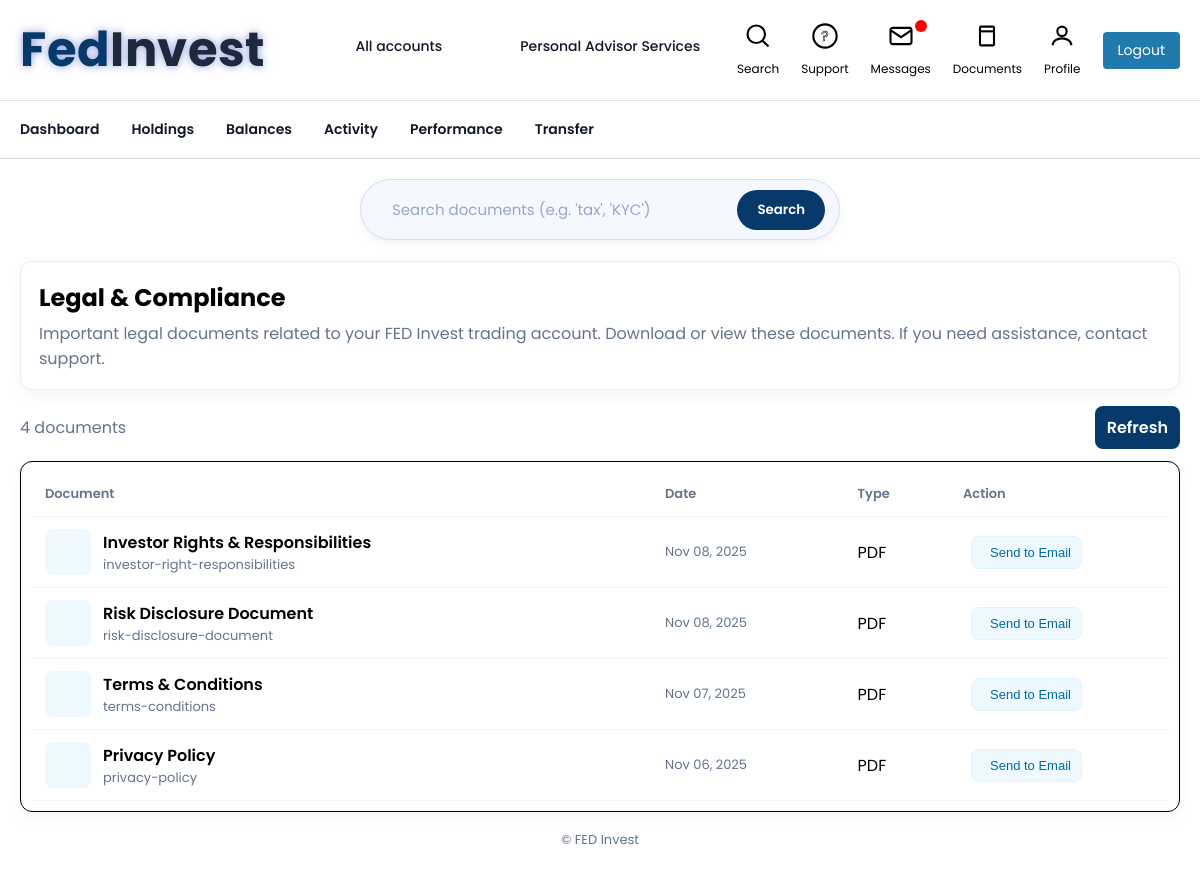
The app's page /legal-documents/ with its own data.
### app1/models.py (models this page shows, shortened)
class LegalDocument(models.Model):
    DOCUMENT_TYPES = (
        ("PDF", "PDF"),
        ("PNG", "PNG"),
        ("JPEG", "JPEG"),
        ("DOCX", "DOCX"),
    )
    user = models.ForeignKey(User, on_delete=models.CASCADE, null=True, blank=True)
    title = models.CharField(max_length=255)
    slug = models.SlugField(unique=True)
    date = models.DateField()
    file = models.FileField(upload_to="legal_documents/")
    type = models.CharField(max_length=10, choices=DOCUMENT_TYPES, default="PDF")
    class Meta:
        ordering = ['-date', 'title']

### app1/views.py (the view)
# urls.py: path("legal-documents/", views.legal_documents_view, name="legal_documents"),
def legal_documents_view(request):
    query = request.GET.get("q", "").strip()
    docs = LegalDocument.objects.all()
    if query:
        docs = docs.filter(title__icontains=query)
    context = {
        "docs": docs,
        "query": query,
    }
    return render(request, "legal_documents.html", context)

### templates/legal_documents.html (shortened to what this page needs)
{% load static %}
<!doctype html>
<html lang="en">
<head>
  <link href="https://cdn.jsdelivr.net/npm/remixicon@3.5.0/fonts/remixicon.css" rel="stylesheet">
    <link rel="stylesheet" href="{% static 'css/style.css' %}">
</head>
<body>
  <div class="top-nav">
    <div class="top-nav-container">
        <div class="nav-left">
            <div class="logo">
                <h1 class="logo">
                    <span class="f">F</span>
                    <span class="e">e</span>
                    <span class="d">d</span>
                    <span class="i">I</span>
                    <span class="n">n</span>
                    <span class="v">v</span>
                    <span class="e2">e</span>
                    <span class="s">s</span>
                    <span class="t">t</span>
                </h1>
            </div>
            <nav class="main-nav">
                <a href="{% url 'holdings' %}" class="active erbtn">All accounts</a>
                <a href="#" class="erbtn">Personal Advisor Services</a>
            </nav>
        </div>
        <div class="nav-right">
            <a href="#" class="nav-item erbtn">
                <svg viewBox="0 0 24 24">
                    <circle cx="10.5" cy="10.5" r="7.5"></circle>
                    <line x1="21" y1="21" x2="15.8" y2="15.8"></line>
                </svg>
                <span>Search</span>
            </a>
            <a href="#" class="nav-item erbtn">
                <svg viewBox="0 0 24 24">
                    <circle cx="12" cy="12" r="10"></circle>
                    <text x="12" y="16" font-size="12" text-anchor="middle" fill="none" stroke="#000" stroke-width="0.5">?</text>
                </svg>
                <span>Support</span>
            </a>
            <a href="{% url 'messages' %}" class="nav-item erbtn">
                <svg viewBox="0 0 24 24">
                    <rect x="3" y="5" width="18" height="14" rx="2" ry="2"></rect>
                    <polyline points="3,7 12,13 21,7"></polyline>
                </svg>
                <div class="badge"></div>
                <span>Messages</span>
            </a>
            <a href="{% url 'legal_documents' %}" class="nav-item erbtn">
                <svg viewBox="0 0 24 24">
                    <rect x="6" y="4" width="12" height="16" rx="1"></rect>
                    <line x1="6" y1="8" x2="18" y2="8"></line>
                </svg>
                <span>Documents</span>
            </a>
            <a href="{% url 'get_profile' request.user.id %}" class="nav-item erbtn">
                <svg viewBox="0 0 24 24">
                    <circle cx="12" cy="8" r="4"></circle>
                    <path d="M4 20c0-4 4-6 8-6s8 2 8 6"></path>
                </svg>
                <span>Profile</span>
            </a>
            <a href="{% url 'logout' %}" class="logout-btn">Logout</a>
        </div>
    </div>
</div>
<div class="secondary-nav">
    <div class="secondary-nav-container">
        <nav>
            <a class="erbtn" href="{% url 'dashboard' %}">Dashboard</a>
            <a class="erbtn" href="{% url 'holdings' %}">Holdings</a>
            <a class="erbtn" href="{% url 'balance' %}">Balances</a>
            <a class="erbtn" href="{% url 'activity' %}">Activity</a>
            <a class="erbtn" href="{% url 'performance' %}">Performance</a>
             <a class="erbtn" href="{% url 'transfer' %}">Transfer</a>
        </nav>
    </div>
</div>
<div class="page">
    <header class="topbar">
<div class="search-area">
  <form method="get" class="search-form">
    <div class="input-field">
      <input
        name="q"
        value="{{ query }}"
        placeholder="Search documents (e.g. 'tax', 'KYC')"
      />
      <button type="submit" title="Search">
        <span>Search</span>
      </button>
    </div>
  </form>
</div>
    </header>
    <main>
      <section class="intro-card">
        <h2>Legal & Compliance</h2>
        <p>
          Important legal documents related to your FED Invest trading account.
          Download or view these documents. If you need assistance, contact support.
        </p>
      </section>
      <section class="docs-list">
        <div class="docs-controls">
          <div class="left">
            <span class="count">{{ docs|length }} documents</span>
          </div>
          <div class="right">
            <a class="btnn" href="{% url 'legal_documents' %}">Refresh</a>
          </div>
        </div>
        <div class="table-card">
          <table>
            <thead>
              <tr>
                <th>Document</th>
                <th>Date</th>
                <th>Type</th>
                <th class="actions-col">Action</th>
              </tr>
            </thead>
            <tbody>
              {% for d in docs %}
                <tr>
                  <td class="doc-title">
                    <div class="doc-meta">
                      <div class="doc-icon">
                      </div>
                      <div>
                        <div class="title">{{ d.title }}</div>
                        <div class="muted">{{ d.slug }}</div>
                      </div>
                    </div>
                  </td>
                  <td class="muted">{{ d.date|date:"M d, Y" }}</td>
                  <td>{{ d.type }}</td>
                  <td class="actions-col">
                    <button class="action view btn" id="sends">
                       Send to Email
                    </button>
                  </td>
                </tr>
              {% empty %}
                <tr>
                  <td colspan="4" class="empty">No documents available.</td>
                </tr>
              {% endfor %}
            </tbody>
          </table>
        </div>
      </section>
    </main>
    <footer class="footer">
      <div>© {{ now.year }} FED Invest</div>
    </footer>
  </div>
</body>
</html>

### static/css/style.css (style rules this page uses)
* { margin: 0; padding: 0; box-sizing: border-box; font-family: 'Poppins', sans-serif; }
.logo { font-family: 'Nunito', sans-serif; font-weight: 700; font-size: 48px; display: inline-flex; letter-spacing: 0.5px; color: #073A6B; text-shadow: 0 0 8px rgba(35, 64, 190, 0.5); width: 500px; }
.logo span:nth-child(n+4) { color: #1E293B; }
.logo span { display: inline-block; transform-origin: center; }
.logo span:nth-child(1) { transform: rotate(-3deg) translateY(2px); }
.logo span:nth-child(2) { transform: rotate(2deg) translateY(-1px); }
.logo span:nth-child(3) { transform: rotate(-1deg) translateY(1px); }
.logo span:nth-child(4) { transform: rotate(1deg) translateY(-3px); }
.logo span:nth-child(5) { transform: rotate(-2deg) translateY(2px); }
.logo span:nth-child(6) { transform: rotate(3deg) translateY(-1px); }
.logo span:nth-child(7) { transform: rotate(-1deg) translateY(1px); }
.logo span:nth-child(8) { transform: rotate(2deg) translateY(-2px); }
.logo span:nth-child(9) { transform: rotate(-1deg) translateY(1px); }
.logo span { display: inline-block; animation: scatterReveal 0.6s ease-out forwards; }
.logo span:nth-child(1) { animation-delay: 0.05s; }
.logo span:nth-child(2) { animation-delay: 0.1s; }
.logo span:nth-child(3) { animation-delay: 0.15s; }
.top-nav { border-bottom: 1px solid #e4e5e6; background: #fff; }
.top-nav-container { max-width: 1200px; margin: 0 auto; padding: 14px 20px; display: flex; justify-content: space-between; align-items: center; gap: 24px; }
.nav-left { display: flex; align-items: center; gap: 40px; }
.main-nav { display: flex; flex-wrap: nowrap; gap: 28px; }
.main-nav a { text-decoration: none; font-size: 0.875rem; font-weight: 500; color: #111827; padding-bottom: 4px; border-bottom: 3px solid transparent; transition: 0.25s ease; white-space: nowrap; padding-left: 50px; }
.nav-right { display: flex; align-items: center; gap: 22px; }
.nav-item { display: flex; align-items: center; gap: 6px; text-decoration: none; color: #111827; font-size: 0.85rem; }
.nav-item svg { width: 20px; height: 20px; stroke: #374151; fill: none; stroke-width: 1.6; }
.badge { width: 8px; height: 8px; background: #dc2626; border-radius: 50%; margin-left: -12px; }
.logout-btn { padding: 6px 14px; border-radius: 6px; background: #ef4444; color: white !important; font-size: 0.8rem; text-decoration: none; transition: 0.2s ease; }
.secondary-nav { background: #fff; border-bottom: 1px solid #d6dade; }
.secondary-nav-container { max-width: 1200px; margin: 0 auto; padding: 0 20px; }
.secondary-nav nav { display: flex; gap: 32px; }
.secondary-nav a { text-decoration: none; font-size: 0.875rem; font-weight: 600; color: #111827; padding: 18px 0; transition: 0.25s; }
.erbtn { font-family: "Poppins", sans-serif; }
.btn { border: 1px solid #ccc; background: white; padding: 6px 12px; border-radius: 4px; font-size: 13px; cursor: pointer; display: flex; align-items: center; gap: 6px; color: #333; font-family: Arial, sans-serif; }
.nav-item { display: flex; flex-direction: column; align-items: center; text-decoration: none; color: #000; font-size: 12px; position: relative; transition: color 0.2s, font-weight 0.2s; }
.nav-item svg { width: 28px; height: 28px; stroke: #000; stroke-width: 1.8; fill: none; margin-bottom: 4px; transition: stroke 0.2s; }
.badge { position: absolute; top: -2px; right: 4px; width: 12px; height: 12px; background-color: red; border-radius: 50%; }
.logout-btn { top: 18px; right: 30px; background: #207aadff; color: #fff; border: none; border-radius: 4px; padding: 8px 15px; text-decoration: none; cursor: pointer; font-size: 14px; transition: background 0.2s; }
.logo { font-family: 'Nunito', sans-serif; font-weight: 700; font-size: 48px; display: inline-flex; letter-spacing: 0.5px; color: #073A6B; text-shadow: 0 0 8px rgba(35, 64, 190, 0.5); width: 50%; }
.logo span { transform-origin: center; }

### records on screen
LegalDocument: title "Investor Rights & Responsibilities", slug "investor-right-responsibilities", date "Nov 08, 2025", type "PDF"
LegalDocument: title "Risk Disclosure Document", slug "risk-disclosure-document", date "Nov 08, 2025", type "PDF"
LegalDocument: title "Terms & Conditions", slug "terms-conditions", date "Nov 07, 2025", type "PDF"
LegalDocument: title "Privacy Policy", slug "privacy-policy", date "Nov 06, 2025", type "PDF"

### other values on screen
{{ docs|length }} "4"
